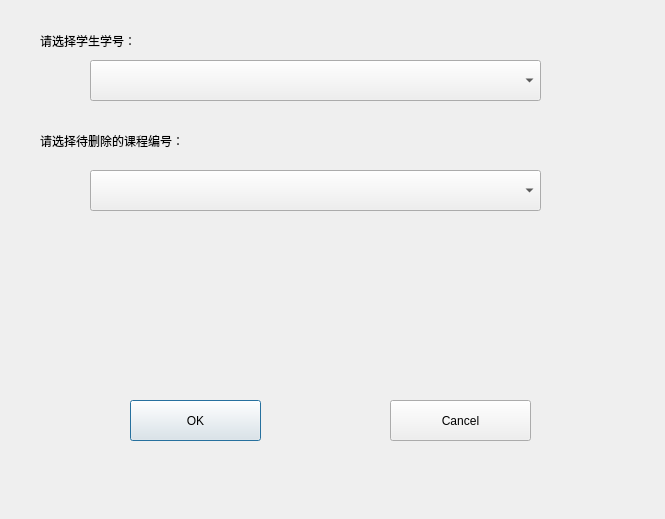
<?xml version="1.0" encoding="UTF-8"?>
<ui version="4.0">
 <class>DeleteStudentClassesDialog</class>
 <widget class="QDialog" name="DeleteStudentClassesDialog">
  <property name="geometry">
   <rect>
    <x>0</x>
    <y>0</y>
    <width>665</width>
    <height>519</height>
   </rect>
  </property>
  <property name="windowTitle">
   <string>Dialog</string>
  </property>
  <widget class="QLabel" name="label">
   <property name="geometry">
    <rect>
     <x>40</x>
     <y>30</y>
     <width>271</width>
     <height>21</height>
    </rect>
   </property>
   <property name="text">
    <string>请选择学生学号：</string>
   </property>
  </widget>
  <widget class="QLabel" name="label_2">
   <property name="geometry">
    <rect>
     <x>40</x>
     <y>130</y>
     <width>471</width>
     <height>21</height>
    </rect>
   </property>
   <property name="text">
    <string>请选择待删除的课程编号：</string>
   </property>
  </widget>
  <widget class="QPushButton" name="pushButton">
   <property name="geometry">
    <rect>
     <x>130</x>
     <y>400</y>
     <width>131</width>
     <height>41</height>
    </rect>
   </property>
   <property name="text">
    <string>OK</string>
   </property>
  </widget>
  <widget class="QPushButton" name="pushButton_2">
   <property name="geometry">
    <rect>
     <x>390</x>
     <y>400</y>
     <width>141</width>
     <height>41</height>
    </rect>
   </property>
   <property name="text">
    <string>Cancel</string>
   </property>
  </widget>
  <widget class="QComboBox" name="comboBox">
   <property name="geometry">
    <rect>
     <x>90</x>
     <y>60</y>
     <width>451</width>
     <height>41</height>
    </rect>
   </property>
  </widget>
  <widget class="QComboBox" name="comboBox_2">
   <property name="geometry">
    <rect>
     <x>90</x>
     <y>170</y>
     <width>451</width>
     <height>41</height>
    </rect>
   </property>
  </widget>
 </widget>
 <resources/>
 <connections/>
</ui>
